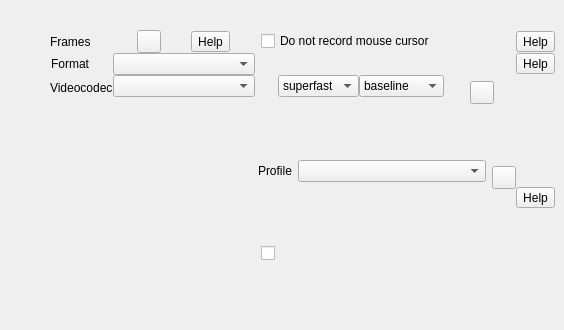
          <widget class="QWidget" name="tabVideo">
           <attribute name="icon">
            <iconset resource="screencast.qrc">
             <normaloff>:/pictures/screencast/format-codec.png</normaloff>:/pictures/screencast/format-codec.png</iconset>
           </attribute>
           <attribute name="title">
            <string notr="true"/>
           </attribute>
           <widget class="QWidget" name="widget" native="true">
            <property name="geometry">
             <rect>
              <x>50</x>
              <y>30</y>
              <width>505</width>
              <height>291</height>
             </rect>
            </property>
            <layout class="QVBoxLayout" name="verticalLayout_4">
             <property name="spacing">
              <number>0</number>
             </property>
             <property name="leftMargin">
              <number>0</number>
             </property>
             <property name="topMargin">
              <number>0</number>
             </property>
             <property name="rightMargin">
              <number>0</number>
             </property>
             <property name="bottomMargin">
              <number>0</number>
             </property>
             <item>
              <layout class="QGridLayout" name="gridLayoutFormatCodecs">
               <item row="2" column="0" alignment="Qt::AlignmentFlag::AlignLeft">
                <widget class="QLabel" name="labelFormat">
                 <property name="text">
                  <string>Format</string>
                 </property>
                 <property name="alignment">
                  <set>Qt::AlignmentFlag::AlignRight|Qt::AlignmentFlag::AlignTrailing|Qt::AlignmentFlag::AlignVCenter</set>
                 </property>
                </widget>
               </item>
               <item row="2" column="1">
                <widget class="QComboBox" name="comboBoxFormat">
                 <property name="sizeAdjustPolicy">
                  <enum>QComboBox::SizeAdjustPolicy::AdjustToContents</enum>
                 </property>
                </widget>
               </item>
               <item row="3" column="0">
                <layout class="QVBoxLayout" name="verticalLayout_22">
                 <property name="topMargin">
                  <number>6</number>
                 </property>
                 <item alignment="Qt::AlignmentFlag::AlignTop">
                  <widget class="QLabel" name="labelVideoCodec">
                   <property name="text">
                    <string>Videocodec</string>
                   </property>
                  </widget>
                 </item>
                </layout>
               </item>
               <item row="3" column="2">
                <widget class="QFrame" name="frameVideoCodecQuality">
                 <property name="frameShape">
                  <enum>QFrame::Shape::NoFrame</enum>
                 </property>
                 <property name="frameShadow">
                  <enum>QFrame::Shadow::Raised</enum>
                 </property>
                 <layout class="QVBoxLayout" name="verticalLayout_9" stretch="0,0,0">
                  <property name="spacing">
                   <number>10</number>
                  </property>
                  <property name="leftMargin">
                   <number>0</number>
                  </property>
                  <property name="topMargin">
                   <number>0</number>
                  </property>
                  <property name="rightMargin">
                   <number>0</number>
                  </property>
                  <property name="bottomMargin">
                   <number>0</number>
                  </property>
                  <item alignment="Qt::AlignmentFlag::AlignTop">
                   <widget class="QFrame" name="frameVideoCodecx264">
                    <property name="frameShape">
                     <enum>QFrame::Shape::NoFrame</enum>
                    </property>
                    <layout class="QHBoxLayout" name="horizontalLayout_x264">
                     <property name="leftMargin">
                      <number>3</number>
                     </property>
                     <property name="topMargin">
                      <number>0</number>
                     </property>
                     <property name="rightMargin">
                      <number>0</number>
                     </property>
                     <property name="bottomMargin">
                      <number>0</number>
                     </property>
                     <item>
                      <layout class="QVBoxLayout" name="verticalLayout_19">
                       <property name="spacing">
                        <number>0</number>
                       </property>
                       <item>
                        <layout class="QHBoxLayout" name="horizontalLayout_3">
                         <item>
                          <widget class="QComboBox" name="comboBoxx264Preset">
                           <property name="currentText">
                            <string notr="true">superfast</string>
                           </property>
                           <property name="currentIndex">
                            <number>1</number>
                           </property>
                           <property name="sizeAdjustPolicy">
                            <enum>QComboBox::SizeAdjustPolicy::AdjustToContents</enum>
                           </property>
                           <item>
                            <property name="text">
                             <string notr="true">ultrafast</string>
                            </property>
                           </item>
                           <item>
                            <property name="text">
                             <string notr="true">superfast</string>
                            </property>
                           </item>
                           <item>
                            <property name="text">
                             <string notr="true">veryfast</string>
                            </property>
                           </item>
                           <item>
                            <property name="text">
                             <string notr="true">faster</string>
                            </property>
                           </item>
                           <item>
                            <property name="text">
                             <string notr="true">fast</string>
                            </property>
                           </item>
                           <item>
                            <property name="text">
                             <string notr="true">medium</string>
                            </property>
                           </item>
                          </widget>
                         </item>
                         <item>
                          <widget class="QComboBox" name="comboBoxx264Profile">
                           <property name="currentText">
                            <string notr="true">baseline</string>
                           </property>
                           <property name="sizeAdjustPolicy">
                            <enum>QComboBox::SizeAdjustPolicy::AdjustToContents</enum>
                           </property>
                           <item>
                            <property name="text">
                             <string notr="true">baseline</string>
                            </property>
                           </item>
                           <item>
                            <property name="text">
                             <string notr="true">high-4:4:4</string>
                            </property>
                           </item>
                          </widget>
                         </item>
                        </layout>
                       </item>
                       <item>
                        <layout class="QHBoxLayout" name="horizontalLayout_26">
                         <property name="spacing">
                          <number>6</number>
                         </property>
                         <item>
                          <widget class="QLabel" name="label_21">
                           <property name="maximumSize">
                            <size>
                             <width>28</width>
                             <height>28</height>
                            </size>
                           </property>
                           <property name="text">
                            <string notr="true"/>
                           </property>
                           <property name="pixmap">
                            <pixmap resource="screencast.qrc">:/pictures/screencast/compress.png</pixmap>
                           </property>
                           <property name="scaledContents">
                            <bool>true</bool>
                           </property>
                          </widget>
                         </item>
                        </layout>
                       </item>
                      </layout>
                     </item>
                     <item alignment="Qt::AlignmentFlag::AlignVCenter">
                      <widget class="QToolButton" name="toolButtonx264Reset">
                       <property name="toolTip">
                        <string>Reset</string>
                       </property>
                       <property name="text">
                        <string notr="true"/>
                       </property>
                       <property name="icon">
                        <iconset resource="screencast.qrc">
                         <normaloff>:/pictures/screencast/undo.png</normaloff>:/pictures/screencast/undo.png</iconset>
                       </property>
                      </widget>
                     </item>
                    </layout>
                   </widget>
                  </item>
                  <item alignment="Qt::AlignmentFlag::AlignTop">
                   <widget class="QFrame" name="frameVideoCodecOpenh264">
                    <property name="frameShape">
                     <enum>QFrame::Shape::NoFrame</enum>
                    </property>
                    <layout class="QHBoxLayout" name="horizontalLayout_64">
                     <property name="leftMargin">
                      <number>3</number>
                     </property>
                     <property name="topMargin">
                      <number>0</number>
                     </property>
                     <property name="rightMargin">
                      <number>0</number>
                     </property>
                     <property name="bottomMargin">
                      <number>0</number>
                     </property>
                     <item>
                      <layout class="QVBoxLayout" name="verticalLayout_40">
                       <property name="spacing">
                        <number>0</number>
                       </property>
                       <item>
                        <layout class="QHBoxLayout" name="horizontalLayout_67" stretch="0,1">
                         <property name="spacing">
                          <number>6</number>
                         </property>
                         <item>
                          <widget class="QLabel" name="label_61">
                           <property name="text">
                            <string notr="true">Profile</string>
                           </property>
                          </widget>
                         </item>
                         <item>
                          <widget class="QComboBox" name="comboBox_openh264_profile">
                           <property name="currentText">
                            <string notr="true"/>
                           </property>
                          </widget>
                         </item>
                        </layout>
                       </item>
                       <item>
                        <layout class="QHBoxLayout" name="horizontalLayout_openh264">
                         <item>
                          <widget class="QLabel" name="label_19">
                           <property name="minimumSize">
                            <size>
                             <width>0</width>
                             <height>0</height>
                            </size>
                           </property>
                           <property name="maximumSize">
                            <size>
                             <width>28</width>
                             <height>28</height>
                            </size>
                           </property>
                           <property name="text">
                            <string notr="true"/>
                           </property>
                           <property name="pixmap">
                            <pixmap resource="screencast.qrc">:/pictures/screencast/compress.png</pixmap>
                           </property>
                           <property name="scaledContents">
                            <bool>true</bool>
                           </property>
                          </widget>
                         </item>
                        </layout>
                       </item>
                      </layout>
                     </item>
                     <item alignment="Qt::AlignmentFlag::AlignVCenter">
                      <widget class="QToolButton" name="toolButtonOpenh264Reset">
                       <property name="toolTip">
                        <string>Reset</string>
                       </property>
                       <property name="text">
                        <string notr="true"/>
                       </property>
                       <property name="icon">
                        <iconset resource="screencast.qrc">
                         <normaloff>:/pictures/screencast/undo.png</normaloff>:/pictures/screencast/undo.png</iconset>
                       </property>
                      </widget>
                     </item>
                    </layout>
                   </widget>
                  </item>
                  <item alignment="Qt::AlignmentFlag::AlignTop">
                   <widget class="QFrame" name="frameVideoCodecGIF">
                    <property name="frameShape">
                     <enum>QFrame::Shape::NoFrame</enum>
                    </property>
                    <layout class="QHBoxLayout" name="horizontalLayout_62">
                     <property name="spacing">
                      <number>6</number>
                     </property>
                     <property name="leftMargin">
                      <number>6</number>
                     </property>
                     <property name="topMargin">
                      <number>0</number>
                     </property>
                     <property name="rightMargin">
                      <number>6</number>
                     </property>
                     <property name="bottomMargin">
                      <number>0</number>
                     </property>
                     <item alignment="Qt::AlignmentFlag::AlignTop">
                      <widget class="QCheckBox" name="checkBoxGifLoop">
                       <property name="text">
                        <string notr="true"/>
                       </property>
                       <property name="icon">
                        <iconset resource="screencast.qrc">
                         <normaloff>:/pictures/screencast/loop.png</normaloff>:/pictures/screencast/loop.png</iconset>
                       </property>
                       <property name="iconSize">
                        <size>
                         <width>32</width>
                         <height>32</height>
                        </size>
                       </property>
                      </widget>
                     </item>
                    </layout>
                   </widget>
                  </item>
                 </layout>
                </widget>
               </item>
               <item row="3" column="1" alignment="Qt::AlignmentFlag::AlignTop">
                <widget class="QComboBox" name="comboBoxVideoCodec">
                 <property name="sizeAdjustPolicy">
                  <enum>QComboBox::SizeAdjustPolicy::AdjustToContents</enum>
                 </property>
                 <property name="minimumContentsLength">
                  <number>14</number>
                 </property>
                </widget>
               </item>
               <item row="1" column="2">
                <layout class="QHBoxLayout" name="horizontalLayout_22">
                 <property name="leftMargin">
                  <number>6</number>
                 </property>
                 <item>
                  <widget class="QCheckBox" name="checkBoxMouseCursorOnOff">
                   <property name="text">
                    <string>Do not record mouse cursor</string>
                   </property>
                  </widget>
                 </item>
                </layout>
               </item>
               <item row="2" column="2">
                <spacer name="horizontalSpacer_2">
                 <property name="orientation">
                  <enum>Qt::Orientation::Horizontal</enum>
                 </property>
                 <property name="sizeHint" stdset="0">
                  <size>
                   <width>40</width>
                   <height>20</height>
                  </size>
                 </property>
                </spacer>
               </item>
               <item row="2" column="3">
                <widget class="QToolButton" name="help_screencast_format">
                 <property name="toolTip">
                  <string>Help</string>
                 </property>
                 <property name="text">
                  <string notr="true">Help</string>
                 </property>
                </widget>
               </item>
               <item row="3" column="3" alignment="Qt::AlignmentFlag::AlignVCenter">
                <widget class="QToolButton" name="help_screencast_videocodec">
                 <property name="toolTip">
                  <string>Help</string>
                 </property>
                 <property name="text">
                  <string notr="true">Help</string>
                 </property>
                </widget>
               </item>
               <item row="1" column="1">
                <widget class="QFrame" name="frameFrames">
                 <property name="frameShape">
                  <enum>QFrame::Shape::NoFrame</enum>
                 </property>
                 <property name="frameShadow">
                  <enum>QFrame::Shadow::Raised</enum>
                 </property>
                 <layout class="QHBoxLayout" name="horizontalLayout_33">
                  <property name="spacing">
                   <number>6</number>
                  </property>
                  <property name="leftMargin">
                   <number>0</number>
                  </property>
                  <property name="topMargin">
                   <number>0</number>
                  </property>
                  <property name="rightMargin">
                   <number>0</number>
                  </property>
                  <property name="bottomMargin">
                   <number>0</number>
                  </property>
                  <item>
                   <widget class="QToolButton" name="toolButtonFramesReset">
                    <property name="toolTip">
                     <string>Reset</string>
                    </property>
                    <property name="text">
                     <string notr="true"/>
                    </property>
                    <property name="icon">
                     <iconset resource="screencast.qrc">
                      <normaloff>:/pictures/screencast/undo.png</normaloff>:/pictures/screencast/undo.png</iconset>
                    </property>
                   </widget>
                  </item>
                  <item>
                   <widget class="QToolButton" name="help_screencast_frames">
                    <property name="toolTip">
                     <string>Help</string>
                    </property>
                    <property name="text">
                     <string notr="true">Help</string>
                    </property>
                   </widget>
                  </item>
                 </layout>
                </widget>
               </item>
               <item row="1" column="0">
                <widget class="QLabel" name="labelFrames">
                 <property name="text">
                  <string>Frames</string>
                 </property>
                </widget>
               </item>
               <item row="1" column="3">
                <widget class="QToolButton" name="help_screencast_nomousecursor">
                 <property name="toolTip">
                  <string>Help</string>
                 </property>
                 <property name="text">
                  <string notr="true">Help</string>
                 </property>
                </widget>
               </item>
              </layout>
             </item>
            </layout>
           </widget>
          </widget>
